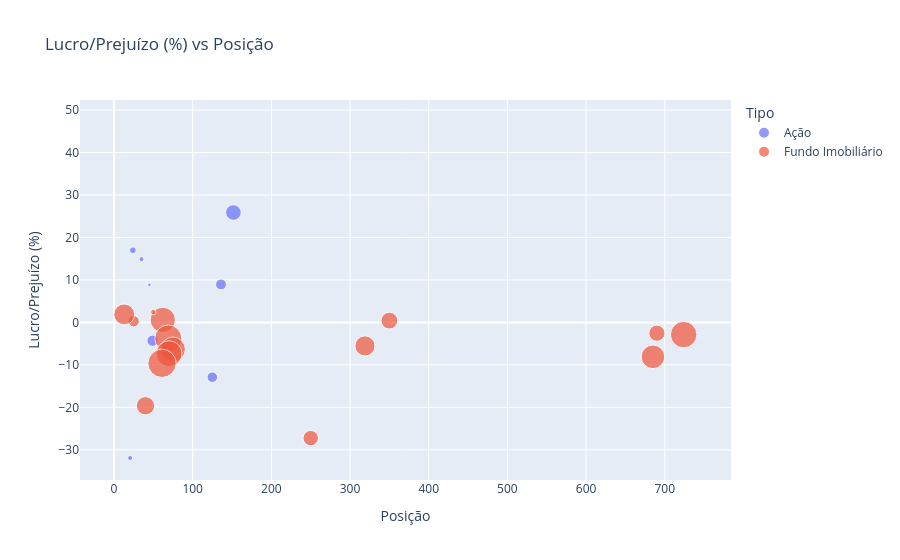

Source (notebook cell):
### Code cell
import plotly.express as px

fig = px.scatter(
    carteira,
    x='Posicao',
    y='LPPercentual',
    hover_name='Produto',
    color='Tipo',
    size='Total Rendimento',
    title='Lucro/Prejuízo (%) vs Posição',
    labels={
        'Produto': 'Produto',
        'Posicao': 'Posição',
        'LPPercentual': 'Lucro/Prejuízo (%)',
        'Total Rendimento': 'Total Rendimento',
        'Tipo': 'Tipo'
    }
)

fig.show()

### Figure 1 — Plotly figure (JSON) as saved in the notebook; plotly's stock layout.template omitted (floating-point values rounded to 4 significant figures)
{"data": [{"hovertemplate": "<b>%{hovertext}</b><br><br>Tipo=Ação<br>Posição=%{x}<br>Lucro/Prejuízo (%)=%{y}<br>Total Rendimento=%{marker.size}<extra></extra>", "hovertext": ["ABEV3", "AGRO3", "AMZO34", "BABA34", "ELET6", "GOGL34", "ITUB4", "M1TA34", "MELI34", "MSFT34", "NVDC34", "ROXO34", "TSLA34", "VALE3", "VIVT3"], "legendgroup": "Ação", "marker": {"color": "#636efa", "size": [110.8, 0.0, 0.0, 117.5, 46.41, 12.71, 243.9, 2.87, 0.0, 24.8, 1.03, 0.0, 0.0, 126.6, 25.08], "sizemode": "area", "sizeref": 1.993, "symbol": "circle"}, "mode": "markers", "name": "Ação", "orientation": "v", "showlegend": true, "type": "scatter", "x": [125.0, 90.0, 60.0, 136.0, 24.0, 45.0, 151.8, 15.0, 60.0, 35.0, 205.0, 125.0, 44.0, 49.0, 20.5], "xaxis": "x", "y": [-12.91, -11.58, 6.97, 8.935, 17.0, 8.829, 25.87, 21.29, 35.02, 14.89, 47.18, 9.288, -10.27, -4.311, -31.93], "yaxis": "y"}, {"hovertemplate": "<b>%{hovertext}</b><br><br>Tipo=Fundo Imobiliário<br>Posição=%{x}<br>Lucro/Prejuízo (%)=%{y}<br>Total Rendimento=%{marker.size}<extra></extra>", "hovertext": ["BBFI11", "BPFF11", "BTLG11", "FIIB11", "GGRC11", "HFOF11", "HGBS11", "HGRE11", "MXRF11", "PVBI11", "SNAG11", "TRBL11", "VILG11", "VINO11", "VISC11", "XPML11"], "legendgroup": "Fundo Imobiliário", "marker": {"color": "#EF553B", "size": [0.0, 129.0, 637.4, 434.4, 555.1, 261.3, 281.3, 723.8, 404.4, 334.9, 698.5, 30.0, 607.6, 237.1, 672.9, 797.1], "sizemode": "area", "sizeref": 1.993, "symbol": "circle"}, "mode": "markers", "name": "Fundo Imobiliário", "orientation": "v", "showlegend": true, "type": "scatter", "x": [7.0, 25.0, 62.0, 13.0, 685.0, 690.0, 350.0, 69.0, 319.0, 40.0, 724.0, 50.0, 75.0, 250.0, 70.0, 61.0], "xaxis": "x", "y": [-2.032, 0.287, 0.5845, 1.885, -8.106, -2.551, 0.4189, -3.77, -5.542, -19.63, -2.875, 2.415, -6.352, -27.26, -7.38, -9.635], "yaxis": "y"}], "layout": {"legend": {"itemsizing": "constant", "title": {"text": "Tipo"}, "tracegroupgap": 0}, "title": {"text": "Lucro/Prejuízo (%) vs Posição"}, "xaxis": {"anchor": "y", "domain": [0, 1], "title": {"text": "Posição"}}, "yaxis": {"anchor": "x", "domain": [0, 1], "title": {"text": "Lucro/Prejuízo (%)"}}}}
